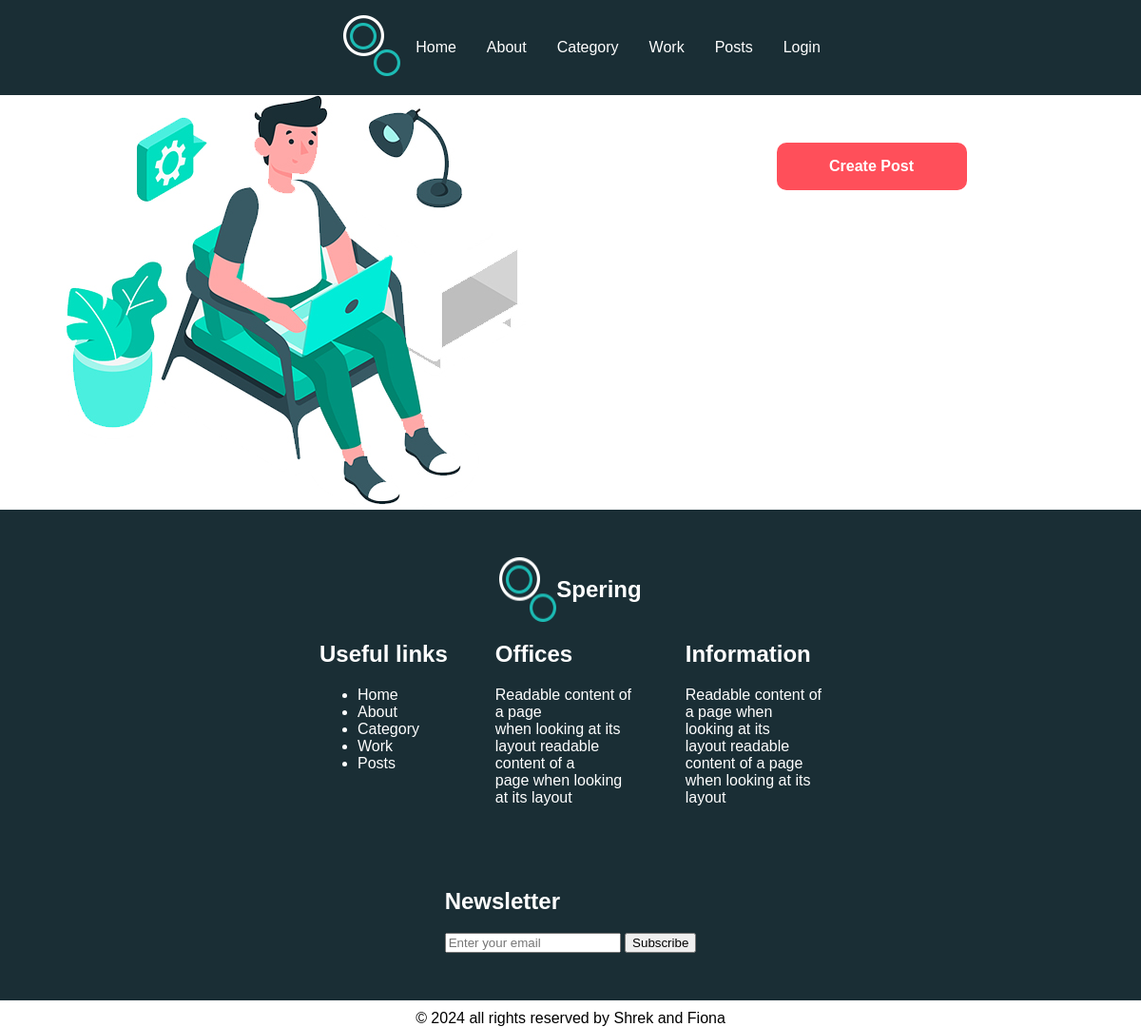
/posts, run on an earlier commit of the app's database.
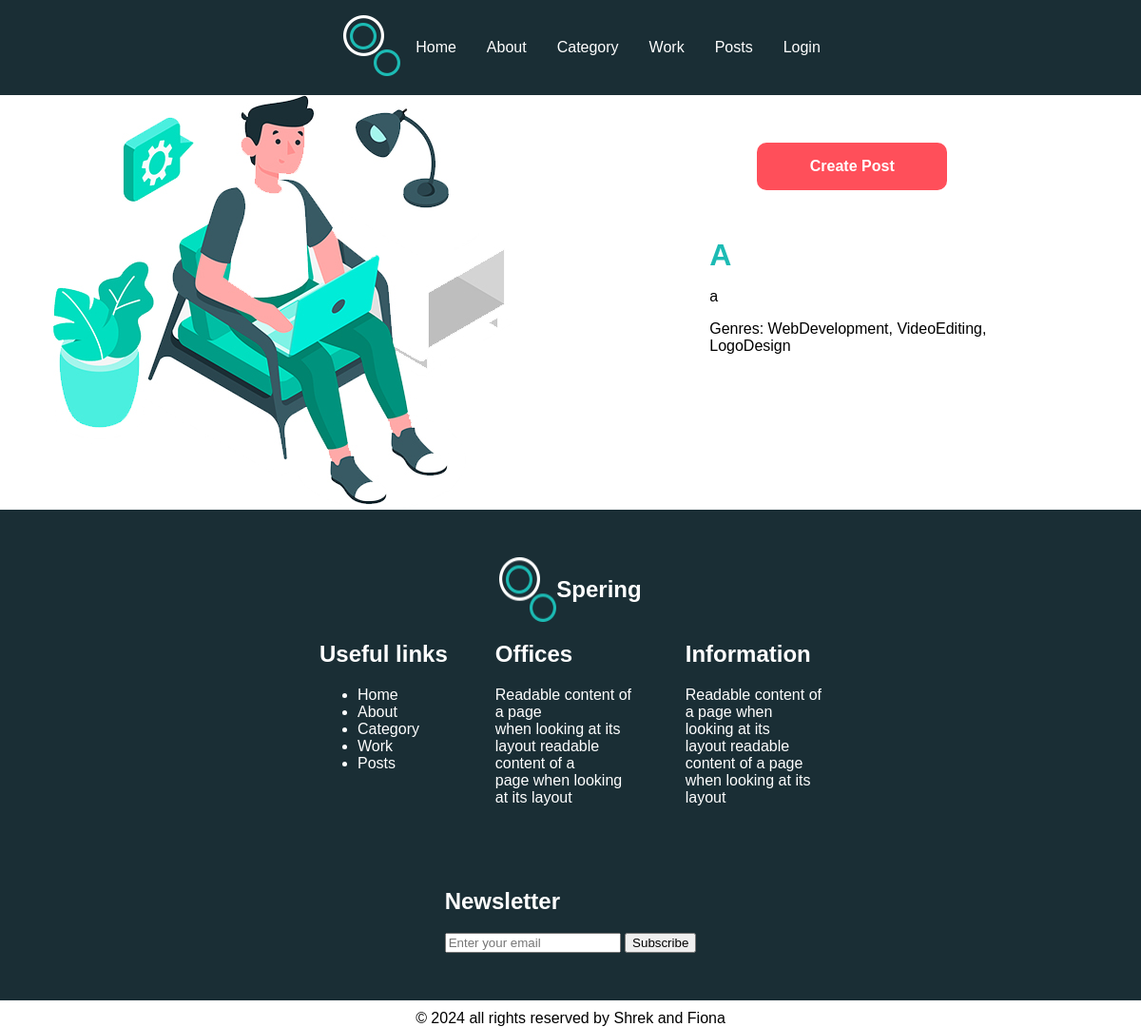
And on a later commit of the database.
### myApp/models.py (models this page shows, shortened)
class Post(models.Model):
    title = models.CharField(max_length=50)
    author_name = models.ForeignKey(User, on_delete=models.CASCADE)
    content = models.TextField(null=False, blank = False)
    created_at = models.DateTimeField(auto_now_add=True)
    update = models.DateTimeField(auto_now=True)
    genres = models.ManyToManyField(Genre)

class Genre(models.Model):
    name = models.CharField(max_length=15, unique=True)

### myApp/views.py (the view)
# urls.py: path("posts", views.posts, name="posts"),
def posts(request):
	posted = Post.objects.all()
	context = {'posts': posted}
	return render(request, "myApp/posts.html", context)

### myApp/templates/myApp/posts.html (shortened to what this page needs)
{% load static %}
<!DOCTYPE html>
<html lang="en">
<head>
    <link rel="stylesheet" href="{% static 'style.css' %}">
</head>
<body>
<div class="grid-layout container">
    {% include 'myApp/header.html' %}
    <div class="sidebar">
        <img src="{% static 'images/experience-img.jpg' %}" class="image indexImage" alt="">
    </div>
    <div class="main">
        <div class="mainText">
            <div>
                <div class="btn">
                    <a href="{% url 'createPost' %}">Create Post </a>
                </div>
                {% for post in posts %}
                    <a class="postName" href="{% url 'post_detail' post.id %}">{{ post.title }}</a>
                    <p>{{ post.content }}</p>
                    <p>Genres: {% for genre in post.genres.all %}{{ genre.name }}{% if not forloop.last %}, {% endif %}{% endfor %}</p>
                {% endfor %}
            </div>
        </div>
    </div>
    {% include 'myApp/footer.html' %}
</body>
</html>

What changed in the data, as far as the page shows it:
added Post: title "A", content "a"
now on this page (row unchanged): Genre: name "WebDevelopment"
now on this page (row unchanged): Genre: name "VideoEditing"
now on this page (row unchanged): Genre: name "LogoDesign"
